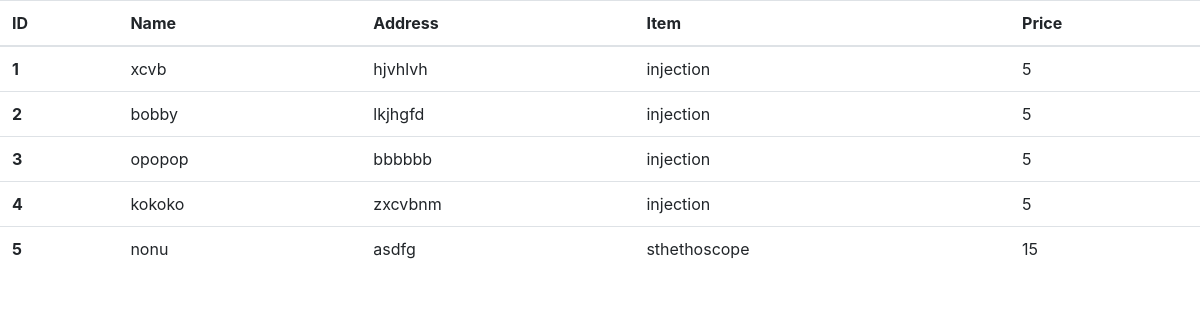
Page /inorder/ on the committed database.
### drug/models.py (models this page shows, shortened)
class inpayment_tbl(models.Model):
    name=models.CharField(max_length=40)
    address=models.CharField(max_length=300)
    numb=models.IntegerField()
    item=models.CharField(max_length=30)
    price=models.IntegerField()

### drug/views.py (the view)
# urls.py: path("inorder/",inorder,name='inorder'),
def inorder(request):
    obj=inpayment_tbl.objects.all()
    return render(request,"inorder.html",{'dat':obj})

### templates/inorder.html (shortened to what this page needs)
<link rel="stylesheet" href="https://cdn.jsdelivr.net/npm/bootstrap@4.0.0/dist/css/bootstrap.min.css">
<table class="table">
    <thead>
      <tr>
        <th scope="col">ID</th>
        <th scope="col">Name</th>
        <th scope="col">Address</th>
        <th scope="col">Item</th>
        <th scope="col">Price</th>
      </tr>
    </thead>
    <tbody>
        {% for m in dat %}
      <tr>
        <th scope="row">{{m.id}}</th>
        <td>{{m.name}}</td>
        <td>{{m.address}}</td>
        <td>{{m.item}}</td>
        <td>{{m.price}}</td>
      </tr>
        {% endfor %}
    </tbody>
  </table>

### rows in the picture
inpayment_tbl: id "1", name "xcvb", address "hjvhlvh", item "injection", price "5"
inpayment_tbl: id "2", name "bobby", address "lkjhgfd", item "injection", price "5"
inpayment_tbl: id "3", name "opopop", address "bbbbbb", item "injection", price "5"
inpayment_tbl: id "4", name "kokoko", address "zxcvbnm", item "injection", price "5"
inpayment_tbl: id "5", name "nonu", address "asdfg", item "sthethoscope", price "15"
